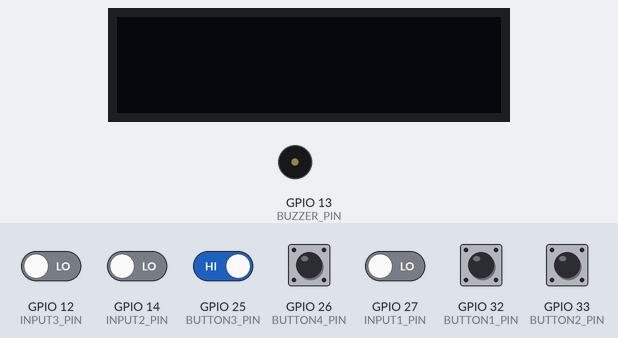
This program was run on a simulated ESP32. On the bench: 128×32 one-colour display, buzzer (waves = sounding, pin HIGH). The test bench sets the inputs (shaded band); at power-on: GPIO 25 (BUTTON3_PIN), GPIO 26 (BUTTON4_PIN), GPIO 32 (BUTTON1_PIN), GPIO 33 (BUTTON2_PIN) HIGH, GPIO 12 (INPUT3_PIN), GPIO 14 (INPUT2_PIN), GPIO 27 (INPUT1_PIN) LOW. Random numbers use the default seed unless the program sets one; what the program prints to the serial monitor is not drawn.

Above: at 1.2 s.
1.3 s: GPIO 12 (INPUT3_PIN) driven HIGH
At 2.8 s:
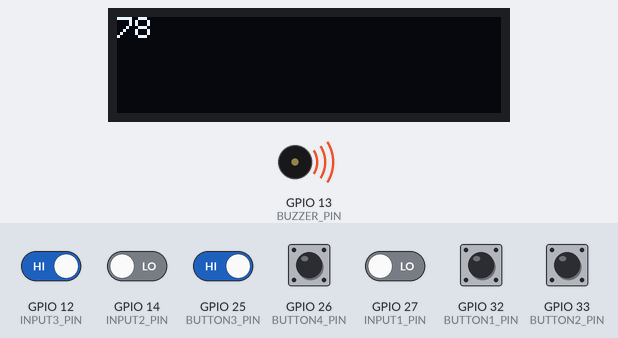
4.3 s: GPIO 14 (INPUT2_PIN) driven HIGH
At 5.8 s:
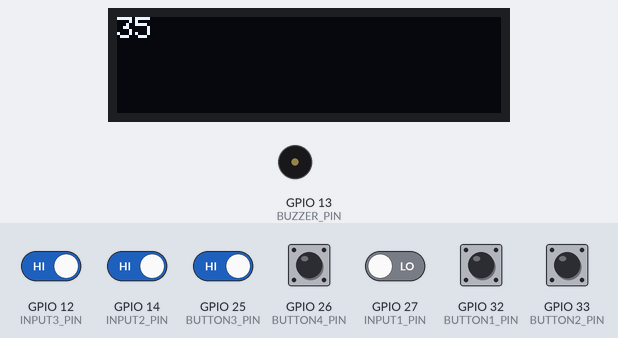
6.5 s: GPIO 27 (INPUT1_PIN) driven HIGH
At 8.8 s:
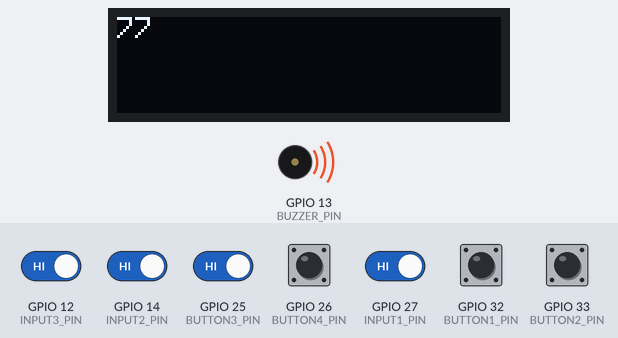
9.5 s: GPIO 12 (INPUT3_PIN) driven LOW and GPIO 25 (BUTTON3_PIN) driven LOW
At 11.2 s:
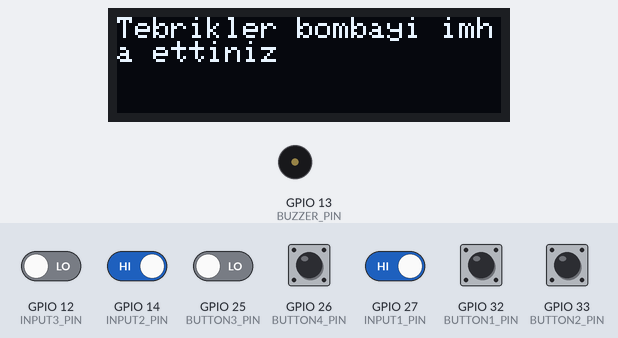
Timing chart, 0 to 12.7 s (numbered marks = the images above; inputs shaded):
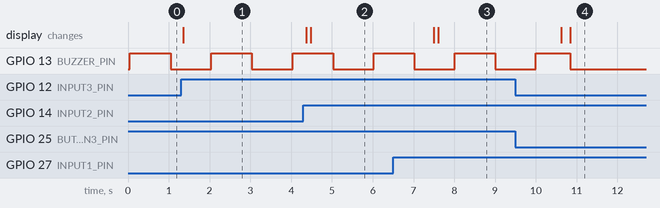

The program:

main.cpp
```cpp
#include <Wire.h>
#include <Adafruit_GFX.h>
#include <Adafruit_SSD1306.h>

#define SCREEN_WIDTH 128
#define SCREEN_HEIGHT 32
#define SDA_PIN 21
#define SCL_PIN 22
#define BUZZER_PIN 13
#define BUTTON1_PIN 32
#define BUTTON2_PIN 33
#define BUTTON3_PIN 25
#define BUTTON4_PIN 26
#define INPUT1_PIN 27
#define INPUT2_PIN 14
#define INPUT3_PIN 12
#define MAX_COUNTDOWN 480 // Saniye cinsinden maksimum geri sayım süresi

Adafruit_SSD1306 display(SCREEN_WIDTH, SCREEN_HEIGHT, &Wire, -1);

TaskHandle_t CountdownTask;

volatile bool input1_triggered = false;
volatile bool input2_triggered = false;
volatile bool input3_triggered = false;
bool num1_displayed = false;
bool num2_displayed = false;
bool num3_displayed = false;
bool exploded = false;
int numbers[4];

void IRAM_ATTR onInput1() {
  input1_triggered = true;
}

void IRAM_ATTR onInput2() {
  input2_triggered = true;
}

void IRAM_ATTR onInput3() {
  input3_triggered = true;
}

void displayNumber(int number) {
  Serial.println(F("displayNumber"));
  display.clearDisplay();
  display.setCursor(0, 0);
  display.print(number);
  display.display();
  delay(3000);
  display.clearDisplay();
  display.display();
}

void CountdownFunction(void *pvParameters) {
  int countdown = MAX_COUNTDOWN;
  while (countdown >= 0) {

    digitalWrite(BUZZER_PIN, HIGH);
    delay(1000 - (MAX_COUNTDOWN - countdown) * 2); // Buzzer süresini azalt
    digitalWrite(BUZZER_PIN, LOW);

    countdown--;
    delay(1000 - (MAX_COUNTDOWN - countdown) * 2);
  }

  digitalWrite(BUZZER_PIN, HIGH);
  delay(1000);
  digitalWrite(BUZZER_PIN, LOW);

  exploded = true;
}

void setup() {
  Serial.begin(9600);

  // I2C
  Wire.begin(SDA_PIN, SCL_PIN);
  if(!display.begin(SSD1306_SWITCHCAPVCC, 0x3C)) {
    Serial.println(F("SSD1306 başlatılamadı. Bağlantıyı kontrol edin."));
    for(;;);
  }

  pinMode(BUZZER_PIN, OUTPUT);
  pinMode(BUTTON1_PIN, INPUT_PULLUP);
  pinMode(BUTTON2_PIN, INPUT_PULLUP);
  pinMode(BUTTON3_PIN, INPUT_PULLUP);
  pinMode(BUTTON4_PIN, INPUT_PULLUP);
  pinMode(INPUT1_PIN, INPUT);
  pinMode(INPUT2_PIN, INPUT);
  pinMode(INPUT3_PIN, INPUT);

  attachInterrupt(digitalPinToInterrupt(INPUT1_PIN), onInput1, HIGH);
  attachInterrupt(digitalPinToInterrupt(INPUT2_PIN), onInput2, HIGH);
  attachInterrupt(digitalPinToInterrupt(INPUT3_PIN), onInput3, HIGH);

  display.clearDisplay();
  display.display();

  display.setTextSize(1);
  display.setTextColor(SSD1306_WHITE);

  numbers[0] = random(1, 100);
  numbers[1] = random(1, 100);
  numbers[2] = random(1, 100);
  numbers[3] = random(1, 100);

  xTaskCreatePinnedToCore(CountdownFunction, "CountdownTask", 10000, NULL, 1, &CountdownTask, 0);
}

void loop() {
  if (exploded)
  {
    display.clearDisplay();
    display.setCursor(0, 0);
    display.println("BOMB EXPLODED!");
    display.display();
    while (1);
  }
  Serial.println((int)numbers[0]);
  Serial.println((int)numbers[1]);
  Serial.println((int)numbers[2]);
  Serial.println((int)numbers[3]);

  while (!num1_displayed || !num2_displayed || !num3_displayed) {
    if (input1_triggered && !num1_displayed) {
      displayNumber(numbers[0]);
      num1_displayed = true;
    }

    if (input2_triggered && !num2_displayed) {
      displayNumber(numbers[1]);
      num2_displayed = true;
    }

    if (input3_triggered && !num3_displayed) {
      displayNumber(numbers[2]);
      num3_displayed = true;
    }
    delay(100);
  }

  // Doğru cevabı rastgele bir şıkka yerleştir
  int correctIndex = random(0, 4);
  int options[4];
  for (int i = 0, j = 0; i < 4; i++) {
    if (i == correctIndex) {
      options[i] = numbers[3];
    } else {
      options[i] = numbers[j++];
    }
  }
  Serial.println((int)correctIndex);

  // Şıkları yazdır
  display.clearDisplay();
  display.setCursor(0, 0);
  display.println("Hangi sayiyi gormedin");
  display.setCursor(0, 15);
  display.print("A:");
  display.println(options[0]);
  display.setCursor(30, 15);
  display.print("B:");
  display.println(options[1]);
  display.setCursor(60, 15);
  display.print("C:");
  display.println(options[2]);
  display.setCursor(90, 15);
  display.print("D:");
  display.println(options[3]);
  display.display();

  // Kullanıcı girdisini kontrol et
  bool correct = false;
  while (!correct) {
    if (digitalRead(BUTTON1_PIN) == LOW) {
      if (correctIndex == 0) {
        correct = true;
        Serial.println("BUTTON1_PIN doğru");
      } else {
        Serial.println("BUTTON1_PIN yanlış");
        break;
      }
    }
    if (digitalRead(BUTTON2_PIN) == LOW) {
      if (correctIndex == 1) {
        correct = true;
        Serial.println("BUTTON2_PIN doğru");
      } else {
        Serial.println("BUTTON2_PIN yanlış");
        break;
      }
    }
    if (digitalRead(BUTTON3_PIN) == LOW) {
      if (correctIndex == 2) {
        correct = true;
        Serial.println("BUTTON3_PIN doğru");
      } else {
        Serial.println("BUTTON3_PIN yanlış");
        break;
      }
    }
    if (digitalRead(BUTTON4_PIN) == LOW) {
      if (correctIndex == 3) {
        correct = true;
        Serial.println("BUTTON4_PIN doğru");
      } else {
        Serial.println("BUTTON4_PIN yanlış");
        break;
      }
    }
    delay(100);
  }

  if (correct) {
    display.clearDisplay();
    display.setCursor(0, 0);
    display.println("Tebrikler bombayi imha ettiniz");
    display.display();
    vTaskDelete(CountdownTask); // Stop the countdown
    digitalWrite(BUZZER_PIN, LOW);
  } else {
    display.clearDisplay();
    display.setCursor(0, 0);
    display.println("BOMB EXPLODED!");
    display.display();
    vTaskDelete(CountdownTask); // Stop the countdown
    digitalWrite(BUZZER_PIN, LOW);
    digitalWrite(BUZZER_PIN, HIGH);
    delay(1000);
    digitalWrite(BUZZER_PIN, LOW);
  }

  while (1) {
    // loop
  }
}
```

Measured:
- after the input at 1.3 s, the display: changes after 0.06 s (image 1)
